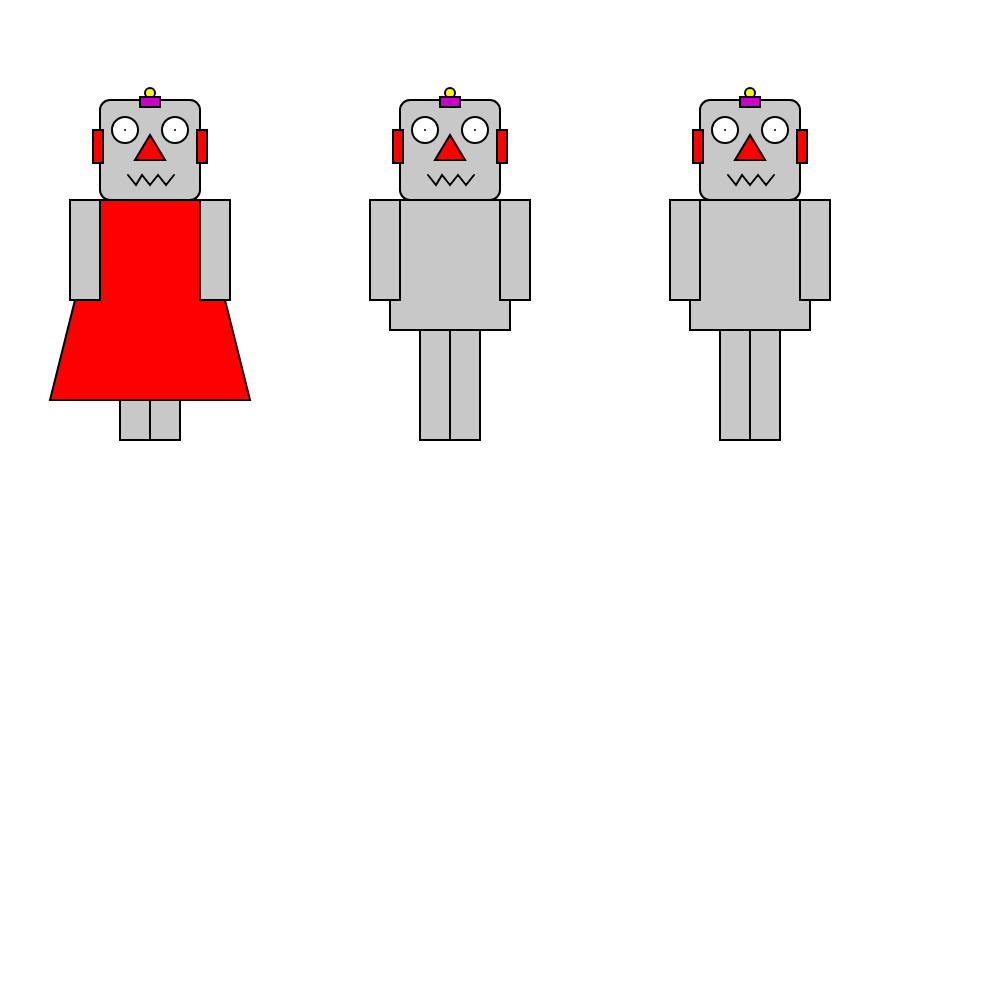
Frame 1 (no input)
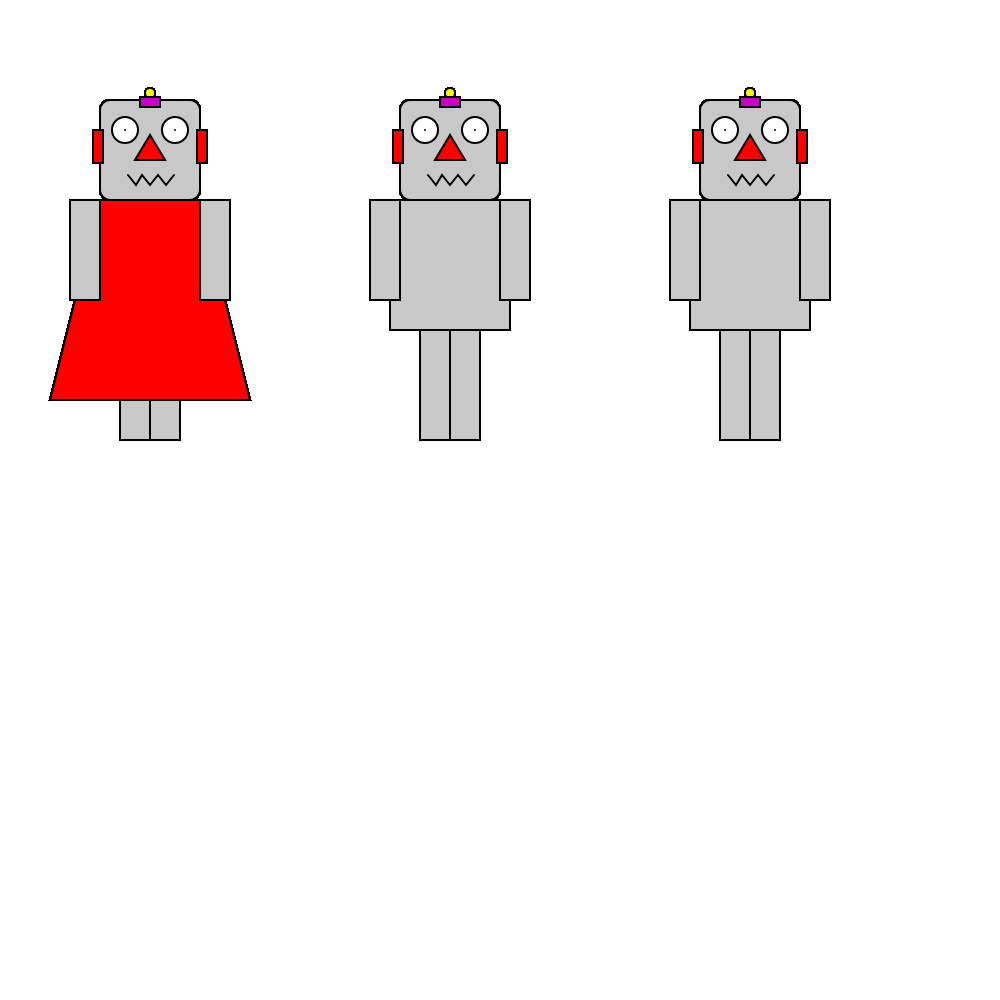
Frame 60 (no input)
Frame 120 (the mouse pressed at the canvas centre since frame 60): identical to frame 60, image omitted

The p5.js sketch that drew these frames (run headless with seeded random() and noise() and a simulated clock; from frame 60 on, the mouse is pressed at the canvas centre):

// p5.js sketch
// ── sketch.js
function setup() {
  //create a canvas for the robot
  createCanvas(1000, 1000);
}

function draw() {
  strokeWeight(2);

  //robot body 1 - delete this code and make your own robot body
  fill(200);
  rect(90, 200, 120, 130);
  rect(120, 330, 30, 110);
  rect(150, 330, 30, 110);
  fill(255, 0, 0);
  quad(100, 200, 50, 400, 250, 400, 200, 200);
  fill(200);
  rect(70, 200, 30, 100);
  rect(200, 200, 30, 100);

  //robot body 2 - delete this code and make your own robot body
  rect(390, 200, 120, 130);
  rect(370, 200, 30, 100);
  rect(500, 200, 30, 100);
  rect(420, 330, 30, 110);
  rect(450, 330, 30, 110);

  //robot body 3 - delete this code and make your own robot body
  rect(690, 200, 120, 130);
  rect(670, 200, 30, 100);
  rect(800, 200, 30, 100);
  rect(720, 330, 30, 110);
  rect(750, 330, 30, 110);

  // !!! Draw the robot heads - You shouldn't need to change this code !!!

  //robot head 1
  fill(200);
  rect(100, 100, 100, 100, 10);
  //robot head 2
  rect(400, 100, 100, 100, 10);
  //robot head 3
  rect(700, 100, 100, 100, 10);

  //ears
  fill(255, 0, 0);

  //robot ears 1
  rect(93, 130, 10, 33);
  rect(197, 130, 10, 33);

  //robot ears 2
  rect(393, 130, 10, 33);
  rect(497, 130, 10, 33);

  //robot ears 3
  rect(693, 130, 10, 33);
  rect(797, 130, 10, 33);

  //robots' antennas
  fill(250, 250, 0);
  // robot antenna 1
  ellipse(150, 93, 10, 10);
  // robot antenna 1
  ellipse(450, 93, 10, 10);
  // robot antenna 1
  ellipse(750, 93, 10, 10);

  //robots' antennas
  fill(200, 0, 200);
  // robot antenna 1
  rect(140, 97, 20, 10);
  // robot antenna 2
  rect(440, 97, 20, 10);
  // robot antenna 3
  rect(740, 97, 20, 10);

  //robot 1's eyes
  fill(255);
  ellipse(125, 130, 26, 26);
  point(125, 130);
  ellipse(175, 130, 26, 26);
  point(175, 130);

  //robot 2's eyes
  ellipse(425, 130, 26, 26);
  point(425, 130);
  ellipse(475, 130, 26, 26);
  point(475, 130);

  //robot 3's eyes
  ellipse(725, 130, 26, 26);
  point(725, 130);
  ellipse(775, 130, 26, 26);
  point(775, 130);

  //robots' noses
  fill(255, 0, 0);
  //robot 1 nose
  triangle(150, 135, 135, 160, 165, 160);
  //robot 2 nose
  triangle(450, 135, 435, 160, 465, 160);
  //robot 3 nose
  triangle(750, 135, 735, 160, 765, 160);

  //robot 1 mouth
  noFill();
  beginShape();
  vertex(128, 175);
  vertex(136, 185);
  vertex(142, 175);
  vertex(150, 185);
  vertex(158, 175);
  vertex(166, 185);
  vertex(174, 175);
  endShape();

  //robot 2 mouth
  beginShape();
  vertex(428, 175);
  vertex(436, 185);
  vertex(442, 175);
  vertex(450, 185);
  vertex(458, 175);
  vertex(466, 185);
  vertex(474, 175);
  endShape();

  //robot 3 mouth
  beginShape();
  vertex(728, 175);
  vertex(736, 185);
  vertex(742, 175);
  vertex(750, 185);
  vertex(758, 175);
  vertex(766, 185);
  vertex(774, 175);
  endShape();
}
